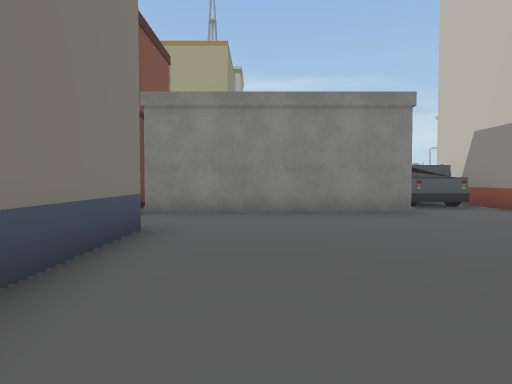
[1] (above)

24 first-person views from a walk through a Unity game level. The camera is 1.4 m above the floor, tilts 2° down and sees 75° across. The floor is counted in squares, 2 m on a side. Each view is taken from the middle of a square. On the plan, view 1 faces up. The plan holds only what a view shows up to about 10 squares ahead; the rest is blank. The place goes on beyond the plan. The player is left out. Some surface patterns are stand-ins.

[2]
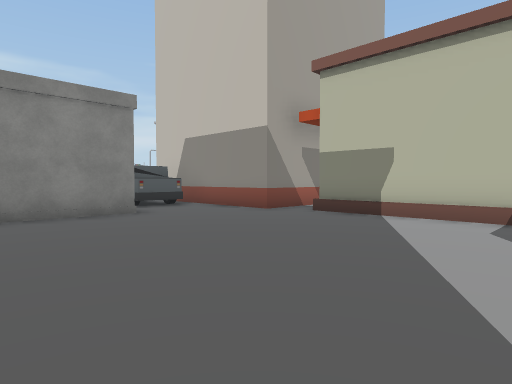

[3]
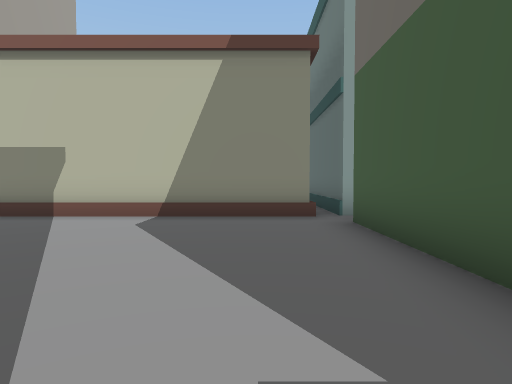

[4]
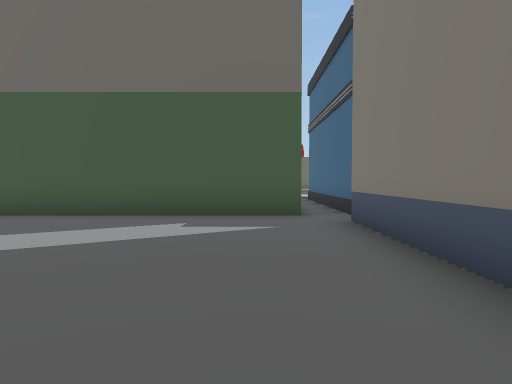

[5]
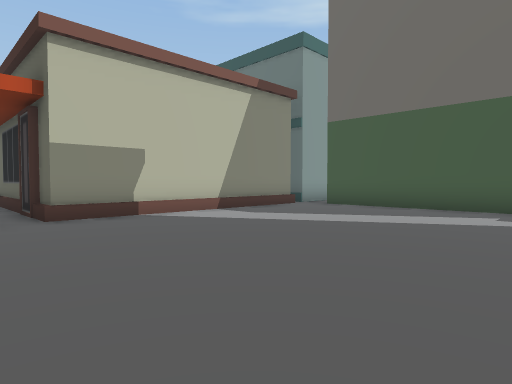

[6]
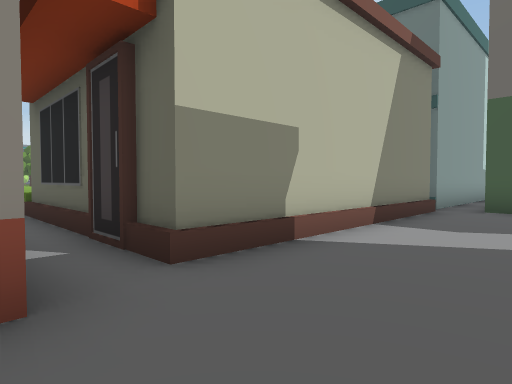

[7]
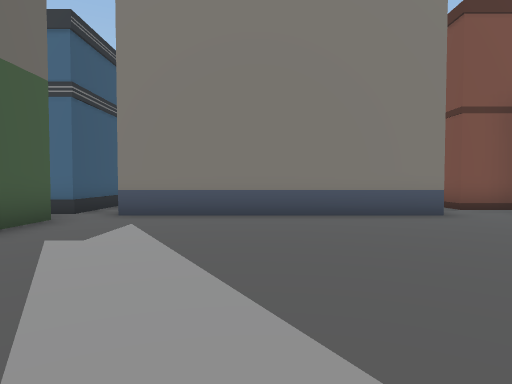

[8]
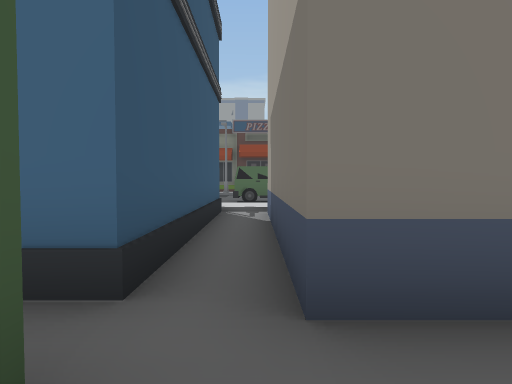

[9]
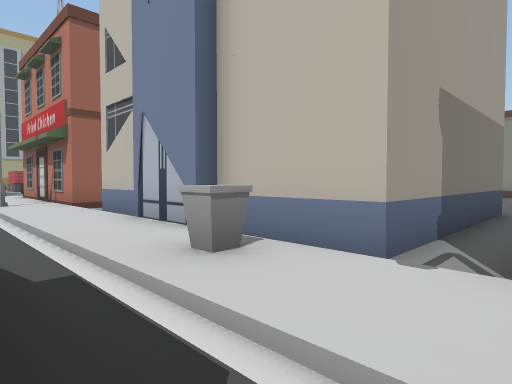

[10]
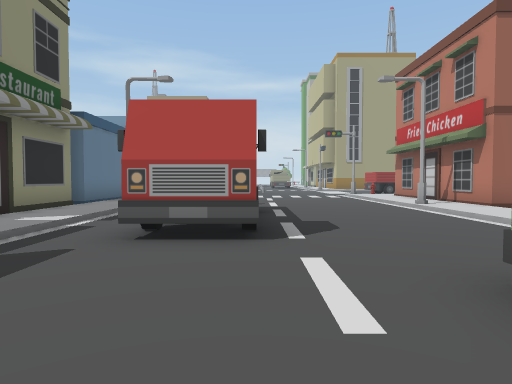

[11]
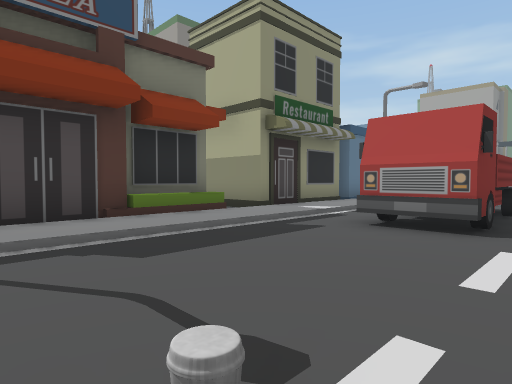

[12]
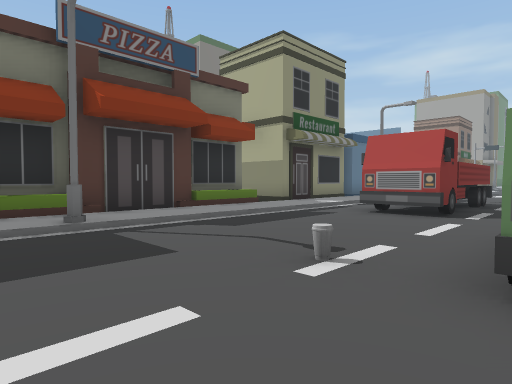

[13]
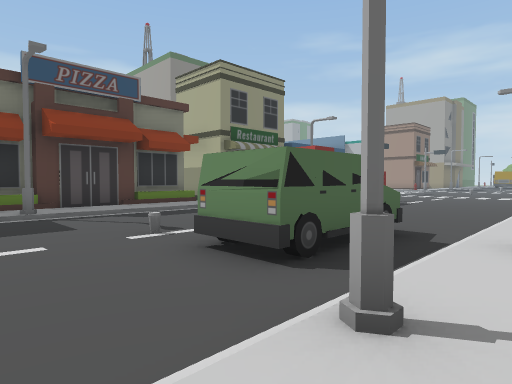

[14]
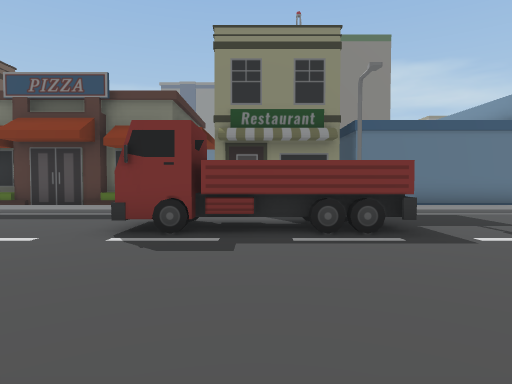

[15]
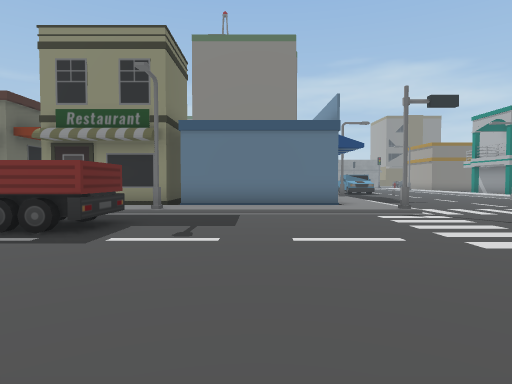

[16]
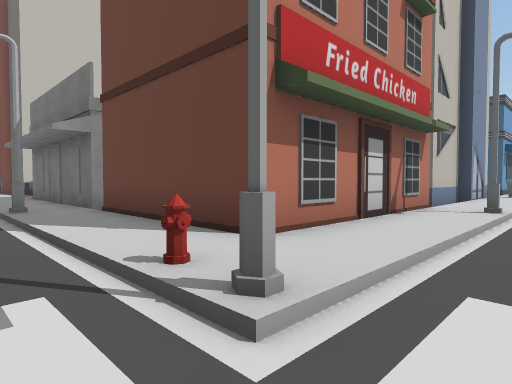

[17]
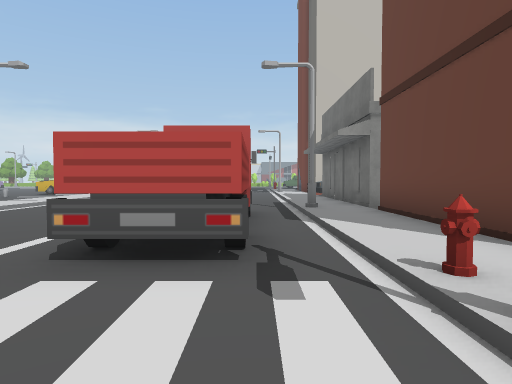

[18]
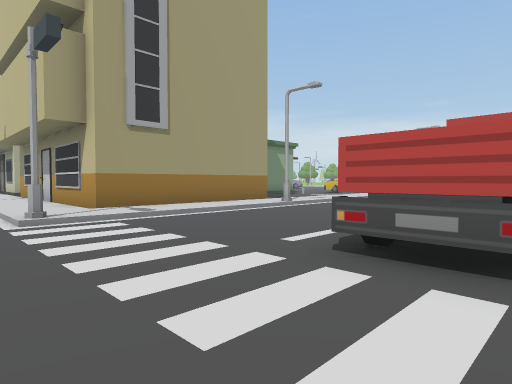

[19]
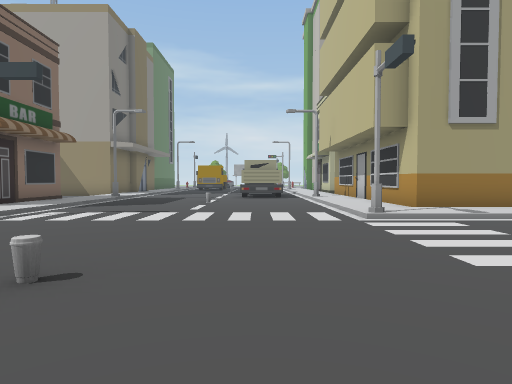

[20]
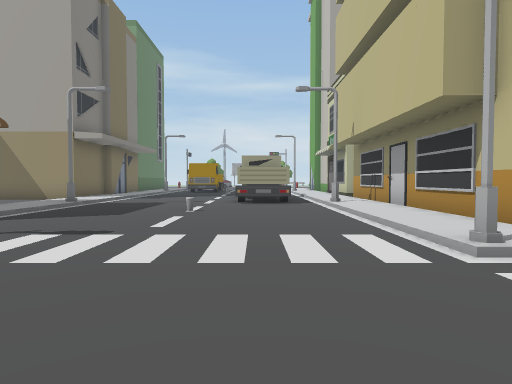

[21]
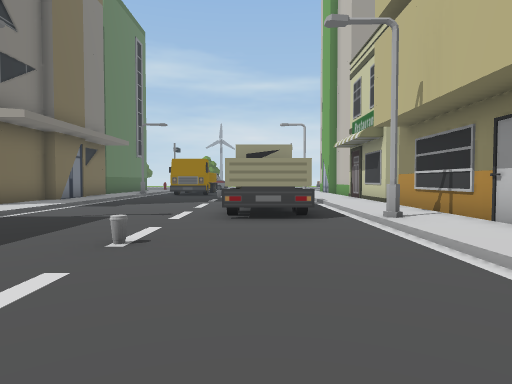

[22]
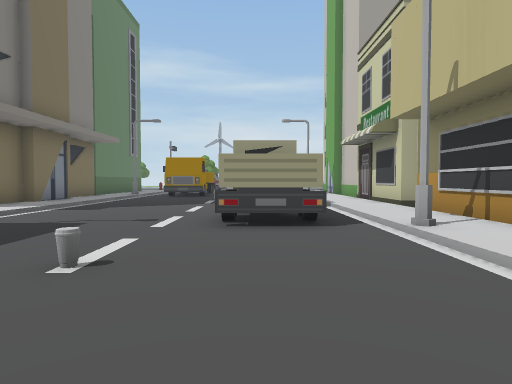

[23]
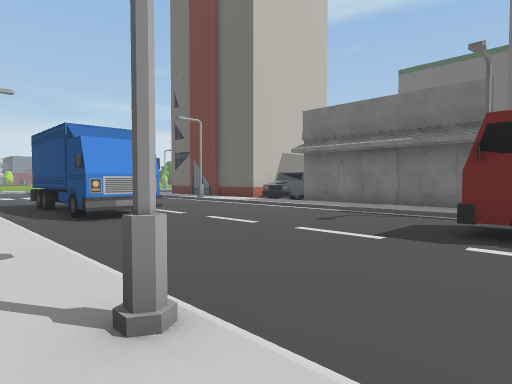

[24]
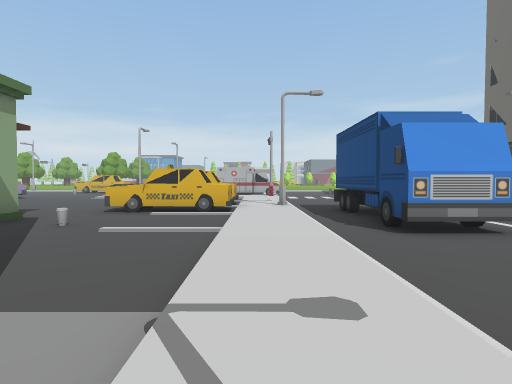

### Floor plan
Key: @ floor where view 1 was taken; # wall or solid block; x gap in a wall; . main floor; : floor 0.25 m higher than the main floor; / step, stairs or slope; ^ raised ledge; O other object.
Columns run from 20 left of view 1 to 11 right of it. Each row starts with its distance up from view 1.
 32    O/...   /:O
 31   O:/....  /:O
 30   O:/....OO/:
 29   O:/....O /:O
 28     /....OO/:O
 27    :/....OO/:O            ...
 26    :O......O:O          OO...
 25    :/..O.../:O         ....O.
 24   #:/....../:O       ...O.OO.
 23   #:/....../:O      .......O.
 22    :/....../:OOOOO ........O.
 21     /....../:::::::::::::::::
 20     /......#//////O/////////O
 19      ..................OO.OO.
 18       .................OOOOO.
 17       .................OO
 16   ..   O.......  ........
 15   ...   .....OO OO.......
 14   .....  ....OOOOO......
 13   //#...  ./O/////O////
 12   ::/....../::::::::::
 11   #:/....../:##########
 10   #:/....../:#   #        O
  9   #:/....../:#   #      OOO
  8   #:/....../:#   #      ..O
  7   #:O......O:#   #######..O
  6   O:/.OO.../:#  ##........OOOOO
  5   O:/.OO.../:O    O.............
  4   O:/. O.../:O    O........OOOOO
  3 OOO:/.OO.../:O    O........O
  2    :/.OO.../:O    O........O
  1   O:/....../:O    O........O
  0   O:/....OO/:O    O.@......O
 -1   O:/.... O/OOOOOOO........O
 -2   O:/....OO/:..............O
 -3   O:O..O...O:#####xOOOOOOO.OOOO
 -4   O:/....../:     ^       .O
 -5      ....../:     ^       .O

Where each view was taken, in squares from view 1:
view 1: 0 up, 0 right, facing up
view 2: 0 up, 0 right, facing up-right
view 3: 1 down, 0 right, facing right
view 4: 4 up, 0 right, facing down
view 5: 6 up, 0 right, facing down-right
view 6: 6 up, 4 right, facing down-right
view 7: 1 up, 5 right, facing left
view 8: 2 down, 0 right, facing left
view 9: 3 down, 10 left, facing up-right
view 10: 2 down, 13 left, facing up
view 11: 3 down, 12 left, facing up-left
view 12: 5 down, 11 left, facing up-left
view 13: 5 down, 8 left, facing up-left
view 14: 4 up, 8 left, facing left
view 15: 9 up, 8 left, facing left
view 16: 14 up, 10 left, facing down-right
view 17: 14 up, 10 left, facing right
view 18: 14 up, 10 left, facing up-right
view 19: 14 up, 11 left, facing up
view 20: 17 up, 11 left, facing up
view 21: 21 up, 11 left, facing up
view 22: 22 up, 11 left, facing up
view 23: 21 up, 4 left, facing down-right
view 24: 21 up, 2 left, facing right
